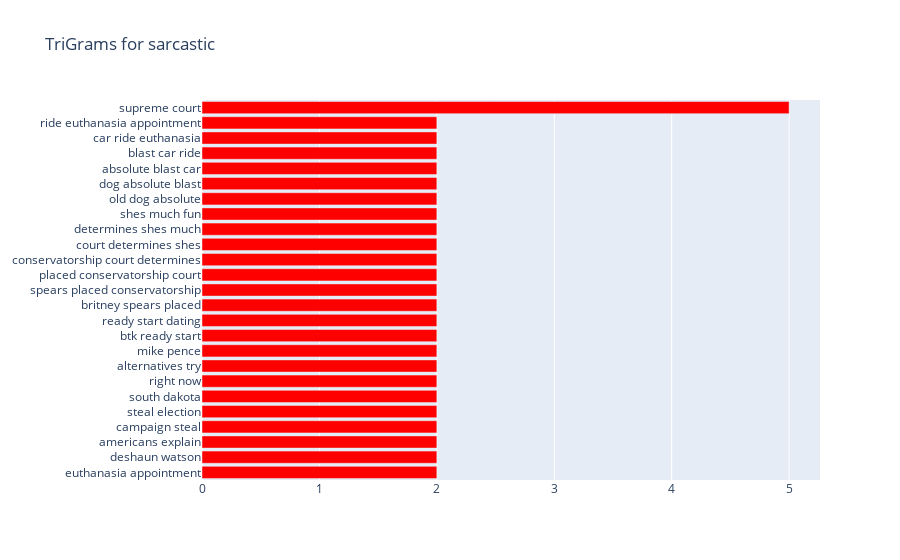
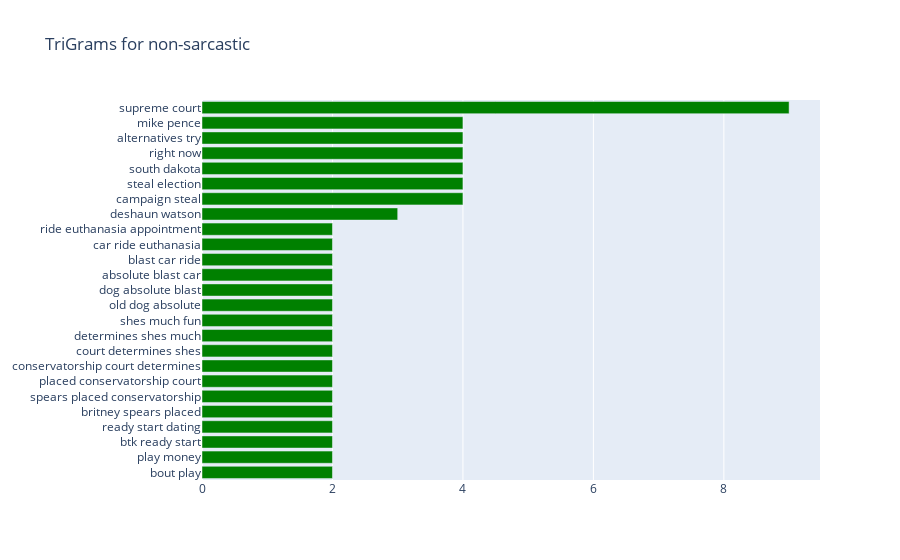

Source (notebook cell) for these figures, in order:
### Code cell
##trigrams


for sent,tag in zip(df['headline'], df['is_sarcastic']):
    if tag == '1':
        for word in generate_ngrams(sent,3):
            freq_dict[word] += 1
fd_sorted = pd.DataFrame(sorted(freq_dict.items(), key=lambda x: x[1])[::-1])
fd_sorted.columns = ["word", "wordcount"]
trace0 = horizontal_bar_chart(fd_sorted.head(25), 'Red')

layout = go.Layout(title='TriGrams for sarcastic')

fig = go.Figure(data=trace0, layout=layout)
iplot(fig, filename='style-bar')




for sent,tag in zip(df['headline'], df['is_sarcastic']):
    if tag == '0':
        for word in generate_ngrams(sent,2):
            freq_dict[word] += 1
fd_sorted = pd.DataFrame(sorted(freq_dict.items(), key=lambda x: x[1])[::-1])
fd_sorted.columns = ["word", "wordcount"]
trace0 = horizontal_bar_chart(fd_sorted.head(25), 'Green')

layout = go.Layout(title='TriGrams for non-sarcastic')

fig = go.Figure(data=trace0, layout=layout)
iplot(fig, filename='style-bar')

### Figure 1 — Plotly figure (JSON) as saved in the notebook; plotly's stock layout.template omitted (floating-point values rounded to 4 significant figures)
{"data": [{"marker": {"color": "Red"}, "orientation": "h", "showlegend": false, "type": "bar", "x": [2, 2, 2, 2, 2, 2, 2, 2, 2, 2, 2, 2, 2, 2, 2, 2, 2, 2, 2, 2, 2, 2, 2, 2, 5], "y": ["euthanasia appointment", "deshaun watson", "americans explain", "campaign steal", "steal election", "south dakota", "right now", "alternatives try", "mike pence", "btk ready start", "ready start dating", "britney spears placed", "spears placed conservatorship", "placed conservatorship court", "conservatorship court determines", "court determines shes", "determines shes much", "shes much fun", "old dog absolute", "dog absolute blast", "absolute blast car", "blast car ride", "car ride euthanasia", "ride euthanasia appointment", "supreme court"]}], "layout": {"title": {"text": "TriGrams for sarcastic"}}}

### Figure 2 — Plotly figure (JSON) as saved in the notebook; plotly's stock layout.template omitted (floating-point values rounded to 4 significant figures)
{"data": [{"marker": {"color": "Green"}, "orientation": "h", "showlegend": false, "type": "bar", "x": [2, 2, 2, 2, 2, 2, 2, 2, 2, 2, 2, 2, 2, 2, 2, 2, 2, 3, 4, 4, 4, 4, 4, 4, 9], "y": ["bout play", "play money", "btk ready start", "ready start dating", "britney spears placed", "spears placed conservatorship", "placed conservatorship court", "conservatorship court determines", "court determines shes", "determines shes much", "shes much fun", "old dog absolute", "dog absolute blast", "absolute blast car", "blast car ride", "car ride euthanasia", "ride euthanasia appointment", "deshaun watson", "campaign steal", "steal election", "south dakota", "right now", "alternatives try", "mike pence", "supreme court"]}], "layout": {"title": {"text": "TriGrams for non-sarcastic"}}}
